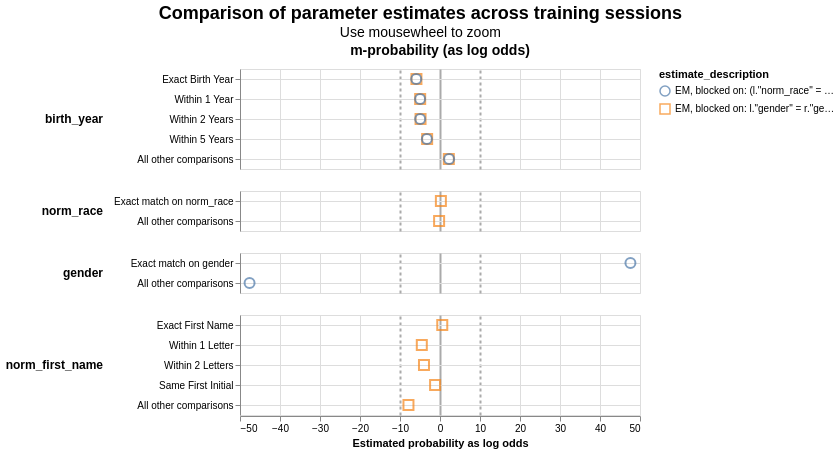

The notebook cell this image was saved under:
### Code cell
linker.visualisations.parameter_estimate_comparisons_chart()

### Figure 1 — Vega-Lite specification as saved in the notebook (floating-point values rounded to 4 significant figures)
{"config": {"view": {"continuousWidth": 400, "continuousHeight": 300}, "title": {"anchor": "middle", "fontSize": 18, "subtitleFontSize": 14}}, "data": {"name": "data-89494082f5bfe20b24900d7c145b3e5e"}, "mark": {"type": "point", "filled": false, "opacity": 0.7, "size": 100}, "encoding": {"color": {"field": "estimate_description", "type": "nominal"}, "column": {"align": "each", "field": "col_header", "header": {"labelFontSize": 14, "labelFontWeight": "bold"}, "title": null, "type": "nominal"}, "row": {"align": "each", "field": "comparison_name", "header": {"labelAlign": "left", "labelAnchor": "middle", "labelAngle": 0, "labelFontSize": 12, "labelFontWeight": "bold"}, "sort": {"field": "comparison_sort_order"}, "title": null, "type": "nominal"}, "shape": {"field": "estimate_description", "scale": {"range": ["circle", "square", "triangle", "diamond"]}, "type": "nominal"}, "tooltip": [{"field": "comparison_name", "type": "nominal"}, {"field": "estimate_description", "type": "nominal"}, {"field": "estimated_probability", "type": "quantitative"}], "x": {"axis": {"gridColor": {"condition": {"test": "abs(datum.value / 10)  <= 1 & datum.value % 10 === 0", "value": "#aaa"}, "value": "#ddd"}, "gridDash": {"condition": {"test": "abs(datum.value / 10) == 1", "value": [3]}, "value": null}, "gridWidth": {"condition": {"test": "abs(datum.value / 10)  <= 1 & datum.value % 10 === 0", "value": 2}, "value": 1}}, "field": "estimated_probability_as_log_odds", "title": "Estimated probability as log odds", "type": "quantitative"}, "y": {"axis": {"grid": true, "title": null}, "field": "comparison_level_label", "sort": {"field": "comparison_vector_value", "order": "descending"}, "type": "nominal"}}, "params": [{"name": "mouse_zoom", "select": {"type": "interval", "encodings": ["x"]}, "bind": "scales"}], "resolve": {"scale": {"y": "independent"}}, "title": {"text": "Comparison of parameter estimates across training sessions", "subtitle": "Use mousewheel to zoom"}, "transform": [{"calculate": "datum.m_or_u + '-probability (as log odds)'", "as": "col_header"}], "$schema": "https://vega.github.io/schema/vega-lite/v5.9.3.json", "datasets": {"data-89494082f5bfe20b24900d7c145b3e5e": [{"m_or_u": "m", "estimated_probability": 0.01659, "estimate_description": "EM, blocked on: l.\"gender\" = r.\"gender\"", "estimated_probability_as_log_odds": -5.889, "sql_condition": "abs(birth_year_l - birth_year_r) = 0", "comparison_level_label": "Exact Birth Year", "comparison_vector_value": 4, "comparison_name": "birth_year", "comparison_sort_order": 0}, {"m_or_u": "m", "estimated_probability": 0.01599, "estimate_description": "EM, blocked on: (l.\"norm_race\" = r.\"norm_race\") AND (l.\"norm_first_name\" = r.\"norm_first_name\")", "estimated_probability_as_log_odds": -5.943, "sql_condition": "abs(birth_year_l - birth_year_r) = 0", "comparison_level_label": "Exact Birth Year", "comparison_vector_value": 4, "comparison_name": "birth_year", "comparison_sort_order": 0}, {"m_or_u": "m", "estimated_probability": 0.03116, "estimate_description": "EM, blocked on: l.\"gender\" = r.\"gender\"", "estimated_probability_as_log_odds": -4.958, "sql_condition": "abs(birth_year_l - birth_year_r) <= 1", "comparison_level_label": "Within 1 Year", "comparison_vector_value": 3, "comparison_name": "birth_year", "comparison_sort_order": 0}, {"m_or_u": "m", "estimated_probability": 0.03064, "estimate_description": "EM, blocked on: (l.\"norm_race\" = r.\"norm_race\") AND (l.\"norm_first_name\" = r.\"norm_first_name\")", "estimated_probability_as_log_odds": -4.984, "sql_condition": "abs(birth_year_l - birth_year_r) <= 1", "comparison_level_label": "Within 1 Year", "comparison_vector_value": 3, "comparison_name": "birth_year", "comparison_sort_order": 0}, {"m_or_u": "m", "estimated_probability": 0.03318, "estimate_description": "EM, blocked on: l.\"gender\" = r.\"gender\"", "estimated_probability_as_log_odds": -4.865, "sql_condition": "abs(birth_year_l - birth_year_r) <= 2", "comparison_level_label": "Within 2 Years", "comparison_vector_value": 2, "comparison_name": "birth_year", "comparison_sort_order": 0}, {"m_or_u": "m", "estimated_probability": 0.03116, "estimate_description": "EM, blocked on: (l.\"norm_race\" = r.\"norm_race\") AND (l.\"norm_first_name\" = r.\"norm_first_name\")", "estimated_probability_as_log_odds": -4.958, "sql_condition": "abs(birth_year_l - birth_year_r) <= 2", "comparison_level_label": "Within 2 Years", "comparison_vector_value": 2, "comparison_name": "birth_year", "comparison_sort_order": 0}, {"m_or_u": "m", "estimated_probability": 0.09722, "estimate_description": "EM, blocked on: l.\"gender\" = r.\"gender\"", "estimated_probability_as_log_odds": -3.215, "sql_condition": "abs(birth_year_l - birth_year_r) <= 5", "comparison_level_label": "Within 5 Years", "comparison_vector_value": 1, "comparison_name": "birth_year", "comparison_sort_order": 0}, {"m_or_u": "m", "estimated_probability": 0.09348, "estimate_description": "EM, blocked on: (l.\"norm_race\" = r.\"norm_race\") AND (l.\"norm_first_name\" = r.\"norm_first_name\")", "estimated_probability_as_log_odds": -3.278, "sql_condition": "abs(birth_year_l - birth_year_r) <= 5", "comparison_level_label": "Within 5 Years", "comparison_vector_value": 1, "comparison_name": "birth_year", "comparison_sort_order": 0}, {"m_or_u": "m", "estimated_probability": 0.8219, "estimate_description": "EM, blocked on: l.\"gender\" = r.\"gender\"", "estimated_probability_as_log_odds": 2.206, "sql_condition": "ELSE", "comparison_level_label": "All other comparisons", "comparison_vector_value": 0, "comparison_name": "birth_year", "comparison_sort_order": 0}, {"m_or_u": "m", "estimated_probability": 0.8287, "estimate_description": "EM, blocked on: (l.\"norm_race\" = r.\"norm_race\") AND (l.\"norm_first_name\" = r.\"norm_first_name\")", "estimated_probability_as_log_odds": 2.275, "sql_condition": "ELSE", "comparison_level_label": "All other comparisons", "comparison_vector_value": 0, "comparison_name": "birth_year", "comparison_sort_order": 0}, {"m_or_u": "m", "estimated_probability": 0.5382, "estimate_description": "EM, blocked on: l.\"gender\" = r.\"gender\"", "estimated_probability_as_log_odds": 0.2208, "sql_condition": "\"norm_race_l\" = \"norm_race_r\"", "comparison_level_label": "Exact match on norm_race", "comparison_vector_value": 1, "comparison_name": "norm_race", "comparison_sort_order": 1}, {"m_or_u": "m", "estimated_probability": 0.4618, "estimate_description": "EM, blocked on: l.\"gender\" = r.\"gender\"", "estimated_probability_as_log_odds": -0.2208, "sql_condition": "ELSE", "comparison_level_label": "All other comparisons", "comparison_vector_value": 0, "comparison_name": "norm_race", "comparison_sort_order": 1}, {"m_or_u": "m", "estimated_probability": 1.0, "estimate_description": "EM, blocked on: (l.\"norm_race\" = r.\"norm_race\") AND (l.\"norm_first_name\" = r.\"norm_first_name\")", "estimated_probability_as_log_odds": 47.61, "sql_condition": "\"gender_l\" = \"gender_r\"", "comparison_level_label": "Exact match on gender", "comparison_vector_value": 1, "comparison_name": "gender", "comparison_sort_order": 2}, {"m_or_u": "m", "estimated_probability": 4.658e-15, "estimate_description": "EM, blocked on: (l.\"norm_race\" = r.\"norm_race\") AND (l.\"norm_first_name\" = r.\"norm_first_name\")", "estimated_probability_as_log_odds": -47.61, "sql_condition": "ELSE", "comparison_level_label": "All other comparisons", "comparison_vector_value": 0, "comparison_name": "gender", "comparison_sort_order": 2}, {"m_or_u": "m", "estimated_probability": 0.5971, "estimate_description": "EM, blocked on: l.\"gender\" = r.\"gender\"", "estimated_probability_as_log_odds": 0.5673, "sql_condition": "levenshtein(norm_first_name_l, norm_first_name_r) = 0", "comparison_level_label": "Exact First Name", "comparison_vector_value": 4, "comparison_name": "norm_first_name", "comparison_sort_order": 3}, {"m_or_u": "m", "estimated_probability": 0.04095, "estimate_description": "EM, blocked on: l.\"gender\" = r.\"gender\"", "estimated_probability_as_log_odds": -4.549, "sql_condition": "levenshtein(norm_first_name_l, norm_first_name_r) = 1", "comparison_level_label": "Within 1 Letter", "comparison_vector_value": 3, "comparison_name": "norm_first_name", "comparison_sort_order": 3}, {"m_or_u": "m", "estimated_probability": 0.05862, "estimate_description": "EM, blocked on: l.\"gender\" = r.\"gender\"", "estimated_probability_as_log_odds": -4.005, "sql_condition": "levenshtein(norm_first_name_l, norm_first_name_r) = 2", "comparison_level_label": "Within 2 Letters", "comparison_vector_value": 2, "comparison_name": "norm_first_name", "comparison_sort_order": 3}, {"m_or_u": "m", "estimated_probability": 0.2992, "estimate_description": "EM, blocked on: l.\"gender\" = r.\"gender\"", "estimated_probability_as_log_odds": -1.228, "sql_condition": "substr(norm_first_name_l, 1, 1) = substr(norm_first_name_r, 1, 1)", "comparison_level_label": "Same First Initial", "comparison_vector_value": 1, "comparison_name": "norm_first_name", "comparison_sort_order": 3}, {"m_or_u": "m", "estimated_probability": 0.004211, "estimate_description": "EM, blocked on: l.\"gender\" = r.\"gender\"", "estimated_probability_as_log_odds": -7.886, "sql_condition": "ELSE", "comparison_level_label": "All other comparisons", "comparison_vector_value": 0, "comparison_name": "norm_first_name", "comparison_sort_order": 3}]}}
